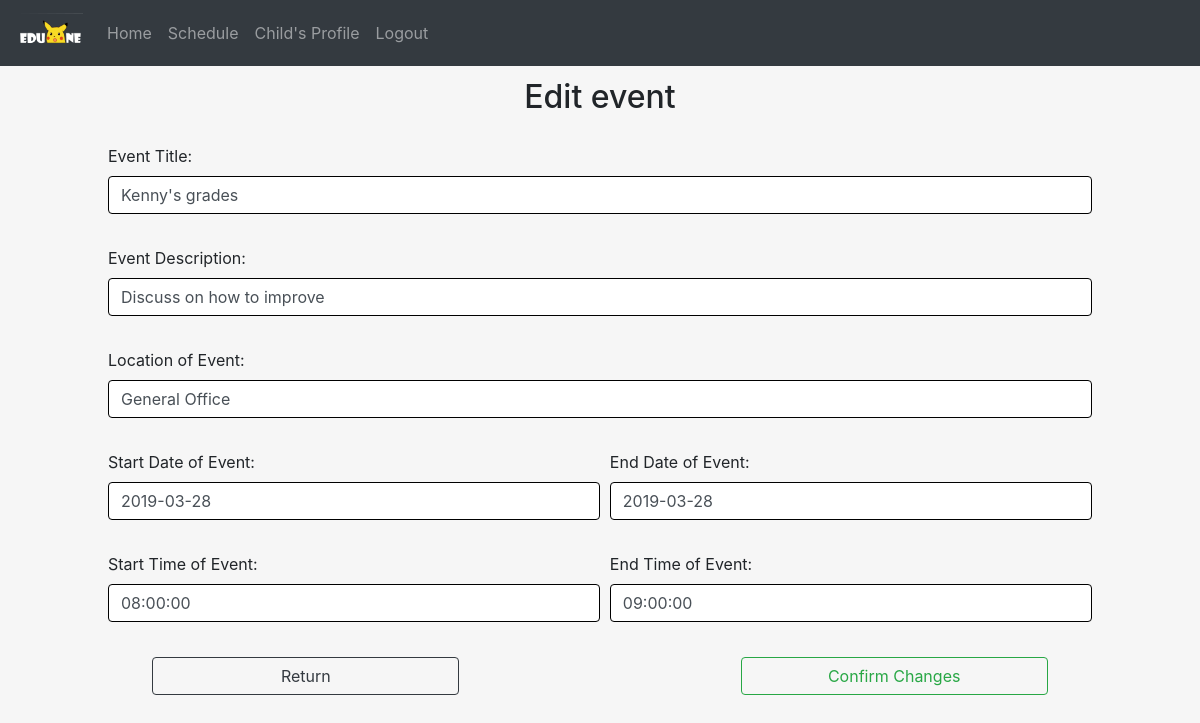
Screenshot of /schedule/edit=event/6/ (signed in) with the database file from the repository.
### main/models.py (models this page shows, shortened)
class Event(models.Model):
    eventPlanner = models.ForeignKey(
        'EventPlanner',
        on_delete=models.CASCADE,
    )
    title = models.CharField(max_length=30)
    description = models.CharField(max_length=200, blank=True, null=True)
    location = models.CharField(max_length=50)
    dateFrom = models.DateField()
    dateTo = models.DateField()
    timeFrom = models.TimeField()
    timeTo = models.TimeField()

### main/views.py (the view, shortened to what this page needs)
# urls.py: path('schedule/edit=<str:stype>/<int:pk>/', views.schedule_edit, name='schedule-edit'),
@login_required
def schedule_edit(request, stype=None, pk=None):
	schedule_types = ('event', 'appointment', 'announcement')
	if stype not in schedule_types:
		return HttpResponseForbidden()
	else:
		if stype == schedule_types[0] and pk:
			try:
				event = Event.objects.get(id__exact = pk)
				user_id = EventPlanner.objects.get(id__exact = event.eventPlanner_id).user_id
				next_path = 'confirmed'
				form = EventForm(request.POST or None, instance=event)
			except ObjectDoesNotExist:
				print("No entries found for schedule_edit!")
		elif stype == schedule_types[1] and pk:
			try:
				event = Appointment.objects.get(id__exact = pk)
				user_id = EventPlanner.objects.get(id__exact = event.eventPlanner_id).user_id
			except ObjectDoesNotExist:
				print("No entries found for schedule_edit!")
		if request.user.id != user_id:
			return HttpResponseForbidden()
		else:
			if form.is_valid():
				form.save()
				messages.success(request, f'Modifications has been made successfully!')
				return redirect('schedule-manage', current=next_path)
		return render(request, 'schedule/schedule_edit.html', {'edit_type' : stype, 'form' : form, 'path':next_path })

### main/forms.py
class EventForm(ModelForm):
    class Meta:
        model = Event
        exclude = ['eventPlanner']
        labels = {
            'title': ('Event Title'),
            'description': ('Event Description'),
            'location': ('Location of Event'),
            'dateFrom': ('Start Date of Event'),
            'dateTo': ('End Date of Event'),
            'timeFrom': ('Start Time of Event'),
            'timeTo': ('End Time of Event'),
        }
        help_texts = {
            'title':('The title of the event goes here.'),
            'description' : ('The details of the event goes here.'),
            'location': ('The location details of event goes here.'),
            'dateFrom': ('The start date of the event goes here.'),
            'dateTo': ('The end date of the event goes here.'),
            'timeFrom' : ('The start time of the event goes here.'),
            'timeTo' : ('The end time of the event goes here.'),
        }

### main/templates/schedule/schedule_edit.html (shortened to what this page needs)
{% include "common/header.html" %}
{% load widget_tweaks %}
{% load static %}
{% block content %}
<!DOCTYPE html>
<head>
		<link rel="stylesheet" href="http://code.jquery.com/ui/1.11.0/themes/smoothness/jquery-ui.css">
		<link rel='stylesheet' href="{% static 'common/css/jquery.timepicker.css' %}" type='text/css' />
</head>
<body>
	<div class="container-fluid	">
		<div class="row">
			<div class="col-md-12 text-center">
				<h2>Edit {{edit_type}}</h2>
			</div>
		</div>
		<form method="post">
				<div class="row">
				<div class="col-sm-1"></div>
				<div class="col-sm-10">
					<div class="form-group">
						<div class="row" style="padding:8px;">
							{{ form.title.label_tag }}
							{{ form.title|add_class:'form-control' }}
						</div>
					</div>
					<div class="form-group">
						<div class="row" style="padding:8px;">
							{{ form.description.label_tag }}
							{{ form.description|add_class:'form-control' }}
						</div>
					</div>
					<div class="form-group">
						<div class="row" style="padding:8px;">
							{{ form.location.label_tag }}
							{{ form.location|add_class:'form-control' }}
						</div>
					</div>
					<div class="form-group">
						<div class="row" style="padding:8px;">
						<div class="col-sm-6 text-left" style="padding: 0px;">
							{{ form.dateFrom.label_tag }}
							{{ form.dateFrom|add_class:'datepicker form-control' }}
						</div>
						<div class="col-sm-6" style="padding: 0 0 0 1%;">
							{{ form.dateTo.label_tag }}
							{{ form.dateTo|add_class:'datepicker form-control' }}
						</div>
						</div>
					</div>
					<div class="form-group">
						<div class="row" style="padding: 8px;">
							<div class="col-sm-6" style="padding: 0%;">
								{{ form.timeFrom.label_tag }}
								{{ form.timeFrom|add_class:'timepicker form-control' }}
							</div>
							<div class="col-sm-6" style="padding: 0 0 0 1%;">
								{{ form.timeTo.label_tag }}
								{{ form.timeTo|add_class:'timepicker form-control' }}
							</div>
						</div>
					</div>
				</div>
				</div>
				<div class="row" style="padding: 1%;">
					<div class="col-md-6 text-center">
						<a href ="{% url 'schedule-manage' current=path %}" class="btn btn-outline-dark" role="button"> Return </a>
					</div>
					<div class="col-md-6 text-center">
							<button type ="submit" class="btn btn-outline-success"> Confirm Changes </button>
					</div>
				</div>
		</form>
	</div>
</body>
</html>
{% endblock %}

### main/templates/schedule/schedule_edit.html (style rules this page uses)
h2 { padding: 1%; }
.form-control { border:1px solid black; }
.btn-outline-dark { width: 55%; }
.btn-outline-success { width: 55%; }

### rows the page displays
Event: title "Kenny's grades", description "Discuss on how to improve", location "General Office", dateFrom "2019-03-28", dateTo "2019-03-28", timeFrom "08:00:00", timeTo "09:00:00"

### other values shown
{{ edit_type }} "event"
